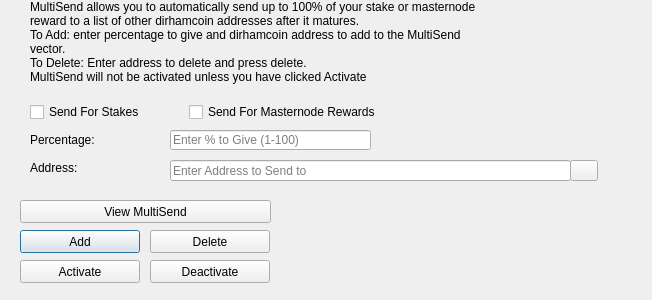
<?xml version="1.0" encoding="UTF-8"?>
<ui version="4.0">
 <class>MultiSendDialog</class>
 <widget class="QDialog" name="MultiSendDialog">
  <property name="windowModality">
   <enum>Qt::NonModal</enum>
  </property>
  <property name="geometry">
   <rect>
    <x>0</x>
    <y>0</y>
    <width>652</width>
    <height>300</height>
   </rect>
  </property>
  <property name="windowTitle">
   <string>MultiSend</string>
  </property>
  <widget class="QLineEdit" name="multiSendPercentEdit">
   <property name="geometry">
    <rect>
     <x>170</x>
     <y>130</y>
     <width>201</width>
     <height>20</height>
    </rect>
   </property>
   <property name="toolTip">
    <string>Enter whole numbers 1 - 100</string>
   </property>
   <property name="placeholderText">
    <string>Enter % to Give (1-100)</string>
   </property>
  </widget>
  <widget class="QLineEdit" name="multiSendAddressEdit">
   <property name="geometry">
    <rect>
     <x>170</x>
     <y>160</y>
     <width>401</width>
     <height>21</height>
    </rect>
   </property>
   <property name="toolTip">
    <string/>
   </property>
   <property name="placeholderText">
    <string>Enter Address to Send to</string>
   </property>
  </widget>
  <widget class="QLabel" name="label_2">
   <property name="geometry">
    <rect>
     <x>30</x>
     <y>0</y>
     <width>451</width>
     <height>121</height>
    </rect>
   </property>
   <property name="lineWidth">
    <number>1</number>
   </property>
   <property name="text">
    <string>MultiSend allows you to automatically send up to 100% of your stake or masternode reward to a list of other dirhamcoin addresses after it matures.
To Add: enter percentage to give and dirhamcoin address to add to the MultiSend vector.
To Delete: Enter address to delete and press delete.
MultiSend will not be activated unless you have clicked Activate</string>
   </property>
   <property name="alignment">
    <set>Qt::AlignLeading|Qt::AlignLeft|Qt::AlignTop</set>
   </property>
   <property name="wordWrap">
    <bool>true</bool>
   </property>
  </widget>
  <widget class="QLabel" name="message">
   <property name="geometry">
    <rect>
     <x>290</x>
     <y>200</y>
     <width>351</width>
     <height>91</height>
    </rect>
   </property>
   <property name="text">
    <string/>
   </property>
  </widget>
  <widget class="QPushButton" name="addButton">
   <property name="geometry">
    <rect>
     <x>20</x>
     <y>230</y>
     <width>120</width>
     <height>23</height>
    </rect>
   </property>
   <property name="toolTip">
    <string/>
   </property>
   <property name="statusTip">
    <string>Add to MultiSend Vector</string>
   </property>
   <property name="text">
    <string>Add</string>
   </property>
  </widget>
  <widget class="QPushButton" name="disableButton">
   <property name="geometry">
    <rect>
     <x>150</x>
     <y>260</y>
     <width>120</width>
     <height>23</height>
    </rect>
   </property>
   <property name="statusTip">
    <string>Deactivate MultiSend</string>
   </property>
   <property name="text">
    <string>Deactivate</string>
   </property>
  </widget>
  <widget class="QPushButton" name="addressBookButton">
   <property name="geometry">
    <rect>
     <x>570</x>
     <y>160</y>
     <width>28</width>
     <height>21</height>
    </rect>
   </property>
   <property name="toolTip">
    <string>Choose an address from the address book</string>
   </property>
   <property name="text">
    <string/>
   </property>
   <property name="icon">
    <iconset resource="../dirhamcoin.qrc">
     <normaloff>:/icons/address-book</normaloff>:/icons/address-book</iconset>
   </property>
   <property name="shortcut">
    <string>Alt+A</string>
   </property>
   <property name="autoDefault">
    <bool>false</bool>
   </property>
  </widget>
  <widget class="QLabel" name="label">
   <property name="geometry">
    <rect>
     <x>30</x>
     <y>130</y>
     <width>121</width>
     <height>20</height>
    </rect>
   </property>
   <property name="toolTip">
    <string>Percentage of stake to send</string>
   </property>
   <property name="text">
    <string>Percentage:</string>
   </property>
  </widget>
  <widget class="QLabel" name="label_5">
   <property name="geometry">
    <rect>
     <x>30</x>
     <y>160</y>
     <width>111</width>
     <height>16</height>
    </rect>
   </property>
   <property name="toolTip">
    <string>Address to send portion of stake to</string>
   </property>
   <property name="text">
    <string>Address:</string>
   </property>
  </widget>
  <widget class="QPushButton" name="deleteButton">
   <property name="geometry">
    <rect>
     <x>150</x>
     <y>230</y>
     <width>120</width>
     <height>23</height>
    </rect>
   </property>
   <property name="toolTip">
    <string/>
   </property>
   <property name="statusTip">
    <string>Delete Address From MultiSend Vector</string>
   </property>
   <property name="text">
    <string>Delete</string>
   </property>
  </widget>
  <widget class="QPushButton" name="activateButton">
   <property name="geometry">
    <rect>
     <x>20</x>
     <y>260</y>
     <width>120</width>
     <height>23</height>
    </rect>
   </property>
   <property name="statusTip">
    <string>Activate MultiSend</string>
   </property>
   <property name="text">
    <string>Activate</string>
   </property>
  </widget>
  <widget class="QPushButton" name="viewButton">
   <property name="geometry">
    <rect>
     <x>20</x>
     <y>200</y>
     <width>251</width>
     <height>23</height>
    </rect>
   </property>
   <property name="toolTip">
    <string/>
   </property>
   <property name="statusTip">
    <string>View MultiSend Vector</string>
   </property>
   <property name="text">
    <string>View MultiSend</string>
   </property>
  </widget>
  <widget class="QWidget" name="horizontalLayoutWidget">
   <property name="geometry">
    <rect>
     <x>30</x>
     <y>100</y>
     <width>351</width>
     <height>24</height>
    </rect>
   </property>
   <layout class="QHBoxLayout" name="horizontalLayout">
    <item>
     <widget class="QCheckBox" name="multiSendStakeCheckBox">
      <property name="text">
       <string>Send For Stakes</string>
      </property>
     </widget>
    </item>
    <item>
     <widget class="QCheckBox" name="multiSendMasternodeCheckBox">
      <property name="text">
       <string>Send For Masternode Rewards</string>
      </property>
     </widget>
    </item>
   </layout>
  </widget>
 </widget>
 <resources>
  <include location="../dirhamcoin.qrc"/>
 </resources>
 <connections/>
</ui>
